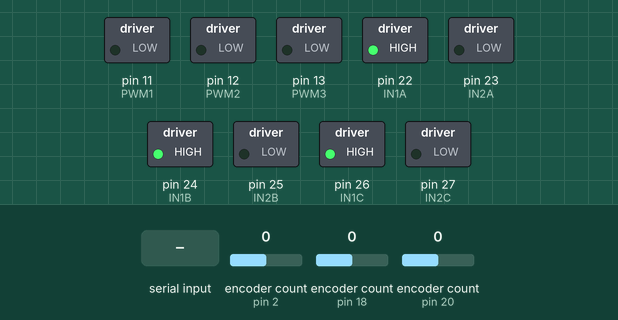
Recording of a sketch running on a simulated Arduino Mega 2560, built with avr-gcc and run on an emulated ATmega2560. On the bench: switched loads named in the sketch (green lamp = pin HIGH). The inputs (shaded band) are chosen by the test bench; at power-on: encoder count (sensors on pin 2, pin 18, pin 20) 0. What the sketch prints to the serial monitor is not drawn.

Above: at 2.6 s.
2.7 s: "F" received over Serial
At 3.6 s:
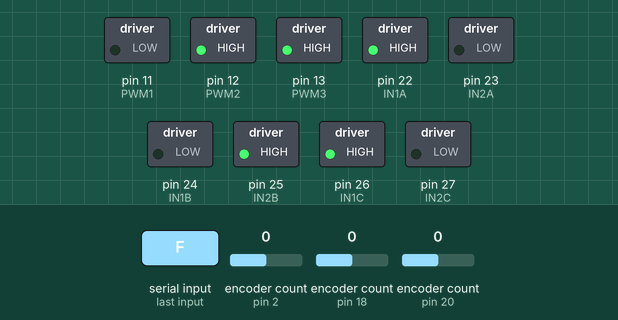
4.2 s: byte 88 ('X') received over Serial
At 4.8 s:
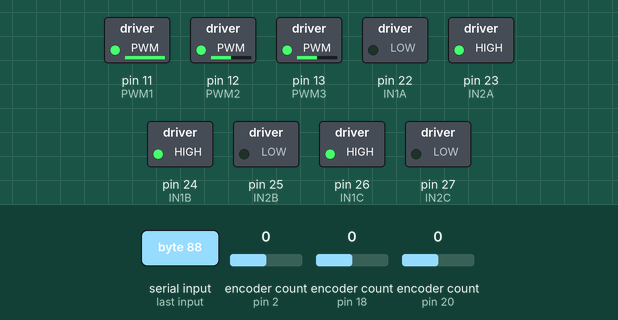
Timing chart, 0 to 7.2 s (numbered marks = the images above; inputs shaded):
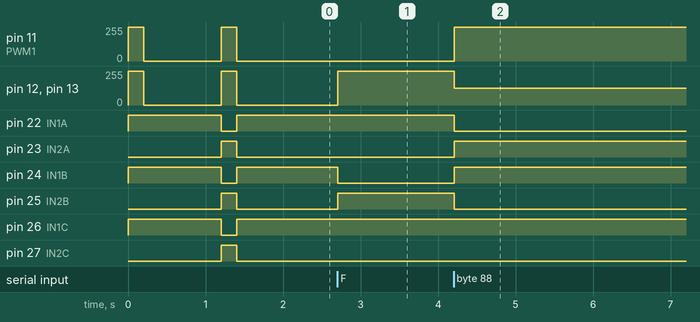

Measured:
- after the input at 2.7 s, pin 12 (PWM2), pin 13 (PWM3): 0/255 → 255/255 at once; pin 24 (IN1B): HIGH → LOW at once; pin 25 (IN2B): LOW → HIGH at once
- after the input at 4.2 s, pin 11 (PWM1): 0/255 → 254/255 at once; pin 12 (PWM2), pin 13 (PWM3): 255/255 → 127/255 at once; pin 22 (IN1A), pin 25 (IN2B): HIGH → LOW at once; pin 23 (IN2A), pin 24 (IN1B): LOW → HIGH at once

The sketch:

Android_Bluetooth_Control.ino
```cpp
#include <Encoder.h>

#define IN1A 22
#define IN2A 23
#define IN1B 24
#define IN2B 25
#define IN1C 26
#define IN2C 27
#define PWM1 11
#define PWM2 12
#define PWM3 13
#define EN_1A 2
#define EN_1B 3
#define EN_2A 18
#define EN_2B 19
#define EN_3A 20
#define EN_3B 21
Encoder Encoder_1(EN_1A, EN_1B);
Encoder Encoder_2(EN_2A, EN_2B);
Encoder Encoder_3(EN_3A, EN_3B);
void Plot(float x, float y, float w);
void w1(int rotation, int direct);
void w2(int rotation, int direct);
void w3(int rotation, int direct);
int sign_of(float x);

double x, y, w;
int u1_sign, u2_sign, u3_sign;
const byte speedcar = 1;
char command;
int scale = 1;
int StError = 0;

long oldPosition_1 = 0;
long newPosition_1;
long oldPosition_2 = 0;
long newPosition_2;
long oldPosition_3 = 0;
long newPosition_3;

void setup()
{
    Serial.begin(9600); //Set the band rate to your Bluetooth module.
    pinMode(IN1A, OUTPUT);
    pinMode(IN2A, OUTPUT);
    pinMode(IN1B, OUTPUT);
    pinMode(IN2B, OUTPUT);
    pinMode(IN1C, OUTPUT);
    pinMode(IN2C, OUTPUT);
    pinMode(PWM1, OUTPUT);
    pinMode(PWM2, OUTPUT);
    pinMode(PWM3, OUTPUT);

    //initial check motor on start up
    w1(255, 1);
    w2(255, 1);
    w3(255, 1);
    delay(200);
    w1(0, 1);
    w2(0, 1);
    w3(0, 1);
    delay(1000);
    w1(255, -1);
    w2(255, -1);
    w3(255, -1);
    delay(200);
    w1(0, 1);
    w2(0, 1);
    w3(0, 1);
}
void loop()
{
    //    w1(255, 1);
    //    w2(255, 1);
    //    w3(255, 1);
    //    delay(200);
    //    w1(0, 1);
    //    w2(0, 1);
    //    w3(0, 1);
    //    delay(5000);
    //    w1(255, -1);
    //    w2(255, -1);
    //    w3(255, -1);
    //    delay(200);
    //    w1(0, 1);
    //    w2(0, 1);
    //    w3(0, 1);
    //    delay(5000);
    command = Serial.read();
    Serial.println(command);
    //initialize with motors stoped

    // Serial.println(command);
    switch (command)
    {
    case 'F': //Forward
        w1(0, 1);
        w2(255 * speedcar, -1);
        w3(255 * speedcar, 1);
        break;

    case 'B': //Backward
        w1(0, +1);
        w2(255 * speedcar, 1);
        w3(255 * speedcar, -1);
        break;

    case 'R': //Right
        w1(255 * speedcar, -1);
        w2(180 * speedcar, +1);
        w3(180 * speedcar, +1);
        break;

    case 'L': //Left
        w1(255 * speedcar, +1);
        w2(180 * speedcar, -1);
        w3(180 * speedcar, -1);
        break;

    case 'G': //Forward left
        w1(186 * speedcar, +1);
        w2(255 * speedcar, -1);
        w3(68 * speedcar, +1);
        break;

    case 'I': //Forward right
        w1(186 * speedcar, -1);
        w2(255 * speedcar, -1);
        w3(68 * speedcar, +1);
        break;

    case 'H': //Backward left
        w1(186 * speedcar, +1);
        w2(68 * speedcar, +1);
        w3(255 * speedcar, -1);
        break;

    case 'J': //Backward right
        w1(186 * speedcar, -1);
        w2(255 * speedcar, +1);
        w3(68 * speedcar, -1);
        break;

    case 'S': //No motor input
        w1(0, +1);
        w2(0, +1);
        w3(0, -1);
        break;

    case 'W': //Rotate left
        w1(255 * speedcar, +1);
        w2(255 * speedcar, +1);
        w3(255 * speedcar, +1);
        delay(200);
        break;

    case 'w': //Rotate left
        w1(255 * speedcar, +1);
        w2(255 * speedcar, +1);
        w3(255 * speedcar, +1);
        delay(200);
        break;

    case 'U': //Rotate right
        w1(255 * speedcar, -1);
        w2(255 * speedcar, -1);
        w3(255 * speedcar, -1);
        delay(200);
        break;

    case 'u': //Rotate right
        w1(255 * speedcar, -1);
        w2(255 * speedcar, -1);
        w3(255 * speedcar, -1);
        delay(200);
        break;
    case 'X':
        //Go square
        Plot(1, 0, 0);
        delay(100);
        Plot(0, 1, 0);
        delay(100);
        Plot(-1, 0, 0);
        delay(100);
        Plot(0, -1, 0);
        delay(100);
        break;

    case 'D':

        w1(0, 1);
        w2(0, 1);
        w3(0, 1);
        break;

    default:
        break;
    }
}

void w1(int rotation, int direct)
{
    //Motor 1 control
    analogWrite(PWM1, rotation);
    if (direct == 1)
    {
        digitalWrite(IN1A, HIGH);
        digitalWrite(IN2A, LOW);
    }
    else if (direct == -1)
    {
        digitalWrite(IN1A, LOW);
        digitalWrite(IN2A, HIGH);
    }
}

void w2(int rotation, int direct)
{
    //Motor 2 control
    analogWrite(PWM2, rotation);
    if (direct == 1)
    {
        digitalWrite(IN1B, HIGH);
        digitalWrite(IN2B, LOW);
    }
    else if (direct == -1)
    {
        digitalWrite(IN1B, LOW);
        digitalWrite(IN2B, HIGH);
    }
}

void w3(int rotation, int direct)
{
    //Motor 3 control
    analogWrite(PWM3, rotation);
    if (direct == 1)
    {
        digitalWrite(IN1C, HIGH);
        digitalWrite(IN2C, LOW);
    }
    else if (direct == -1)
    {
        digitalWrite(IN1C, LOW);
        digitalWrite(IN2C, HIGH);
    }
}

void Plot(float x, float y, float w)
{
    ////Go with direction in Oxy frame.
    //x is relative X coordinate
    //y is relative Y coordinate
    //w is relative angle of rotation

    //motor value
    float u1 = (175 * w - 1000 * x) / 53;
    float u2 = (175 * w + 500 * x - 500 * sqrt(3) * y) / 53;
    float u3 = (175 * w + 500 * x + 500 * sqrt(3) * y) / 53;

    //Get sign of rotating velocity of wheels
    u1_sign = sign_of(u1);
    u2_sign = sign_of(u2);
    u3_sign = sign_of(u3);

    //Because control signal is positive number, we take abs of u1 u2 u3
    u1 = abs(u1);
    u2 = abs(u2);
    u3 = abs(u3);

    //Mapping value
    float M_in_min = 0;
    //M_in_max = 19;
    float M_in_max = max(max(u1, u2), u3);
    float M_out_min = 0;
    float M_out_max = 255;

    //Remapping motors' value
    u1 = (u1 - M_in_min) * (M_out_max - M_out_min) / (M_in_max - M_in_min) + M_out_min;
    u2 = (u2 - M_in_min) * (M_out_max - M_out_min) / (M_in_max - M_in_min) + M_out_min;
    u3 = (u3 - M_in_min) * (M_out_max - M_out_min) / (M_in_max - M_in_min) + M_out_min;

    float p_u1 = (175 * w - 1000 * x) / 53;
    float p_u2 = (175 * w + 500 * x - 500 * sqrt(3) * y) / 53;
    float p_u3 = (175 * w + 500 * x + 500 * sqrt(3) * y) / 53;
    do
    {

        long newPosition_1 = abs(Encoder_1.read());
        long newPosition_2 = abs(Encoder_2.read());
        long newPosition_3 = abs(Encoder_3.read());

        if (newPosition_1 < abs(scale * p_u1 * 30000 / (2 * PI)) + StError)
            w1(u1, u1_sign);
        else
            w1(0, 0);

        if (newPosition_2 < abs(scale * p_u2 * 30000 / (2 * PI)) + StError)
            w2(u2, u2_sign);
        else
            w2(0, 0);

        if (newPosition_3 < abs(scale * p_u3 * 30000 / (2 * PI)) + StError)
            w3(u3, u3_sign);
        else
            w3(0, 0);

        if (newPosition_1 != oldPosition_1)
        {
            oldPosition_1 = newPosition_1;
            Serial.print("Encoder 1: ");
            Serial.println(newPosition_1);
        }
        if (newPosition_2 != oldPosition_2)
        {
            oldPosition_2 = newPosition_2;
            Serial.print("Encoder 2: ");
            Serial.println(newPosition_2);
        }
        if (newPosition_3 != oldPosition_3)
        {
            oldPosition_3 = newPosition_3;
            Serial.print("Encoder 3: ");
            Serial.println(newPosition_3);
        }
        if (!(newPosition_1 < abs(scale * p_u1 * 30000 / (2 * PI)) + StError || newPosition_2 < abs(scale * p_u2 * 30000 / (2 * PI)) + StError || newPosition_3 < abs(scale * p_u3 * 30000 / (2 * PI)) + StError))
            break;

    } while (newPosition_1 < abs(scale * p_u1 * 30000 / (2 * PI)) + StError || newPosition_2 < abs(scale * p_u2 * 30000 / (2 * PI)) + StError || newPosition_3 < abs(scale * p_u3 * 30000 / (2 * PI)) + StError);

    newPosition_1 = newPosition_2 = newPosition_3 = 0;
    Encoder_1.write(0);
    Encoder_2.write(0);
    Encoder_3.write(0);

//    Serial.print("Encoder 1: ");
//    Serial.println(newPosition_1);
//    Serial.print("Encoder 2: ");
//    Serial.println(newPosition_2);
//    Serial.print("Encoder 3: ");
//    Serial.println(newPosition_3);
}

int sign_of(float x)
{
    if (x >= 0)
        return 1;
    else
        return -1;
}
```
